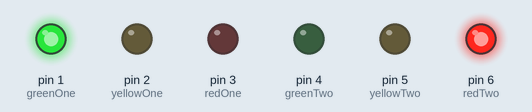
The sketch below on a simulated Arduino Uno, built with avr-gcc and run on an emulated ATmega328P. Shown: output pins drawn as LEDs (lit = HIGH).

Above: at 3.5 s.
At 7.5 s:
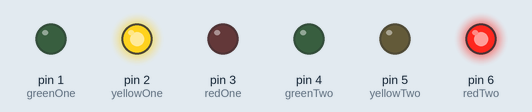
At 11.5 s:
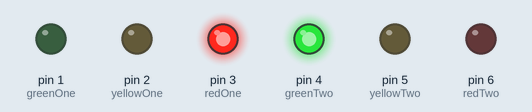
At 15.5 s:
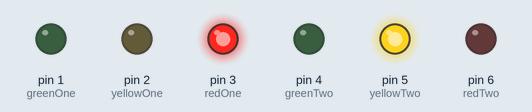
Timing chart, 0 to 20.8 s (numbered marks = the images above):
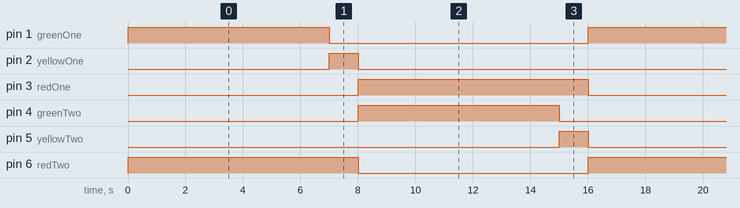

The sketch:

Two_Way_Traffic_Light_Controller.ino
```cpp
int greenOne = 1;
int yellowOne = 2;
int redOne = 3;
int greenTwo = 4;
int yellowTwo = 5;
int redTwo = 6;
int longWait = 7000;
int shortWait = 1000;

void setup() {

  pinMode(greenOne,OUTPUT);
  pinMode(yellowOne,OUTPUT);
  pinMode(redOne,OUTPUT);
  pinMode(greenTwo,OUTPUT);
  pinMode(yellowTwo,OUTPUT);
  pinMode(redTwo,OUTPUT);

}

void loop() {

  digitalWrite(greenOne,HIGH);
  digitalWrite(yellowOne,LOW);
  digitalWrite(redOne,LOW);
  digitalWrite(greenTwo,LOW);
  digitalWrite(yellowTwo,LOW);
  digitalWrite(redTwo,HIGH);
  delay(longWait);
  digitalWrite(greenOne,LOW);
  digitalWrite(yellowOne,HIGH);
  delay(shortWait);
  digitalWrite(yellowOne,LOW);
  digitalWrite(redOne,HIGH);
  digitalWrite(greenTwo,HIGH);
  digitalWrite(redTwo,LOW);
  delay(longWait);
  digitalWrite(greenTwo,LOW);
  digitalWrite(yellowTwo,HIGH);
  delay(shortWait);

}
```

Measured:
- by itself, pin 1 (greenOne), pin 4 (greenTwo): alternates HIGH for 7.0 s and LOW for 9.0 s
- by itself, pin 2 (yellowOne), pin 5 (yellowTwo): alternates HIGH for 1.0 s and LOW for 15.0 s
- by itself, pin 3 (redOne), pin 6 (redTwo): alternates HIGH for 8.0 s and LOW for 8.0 s
